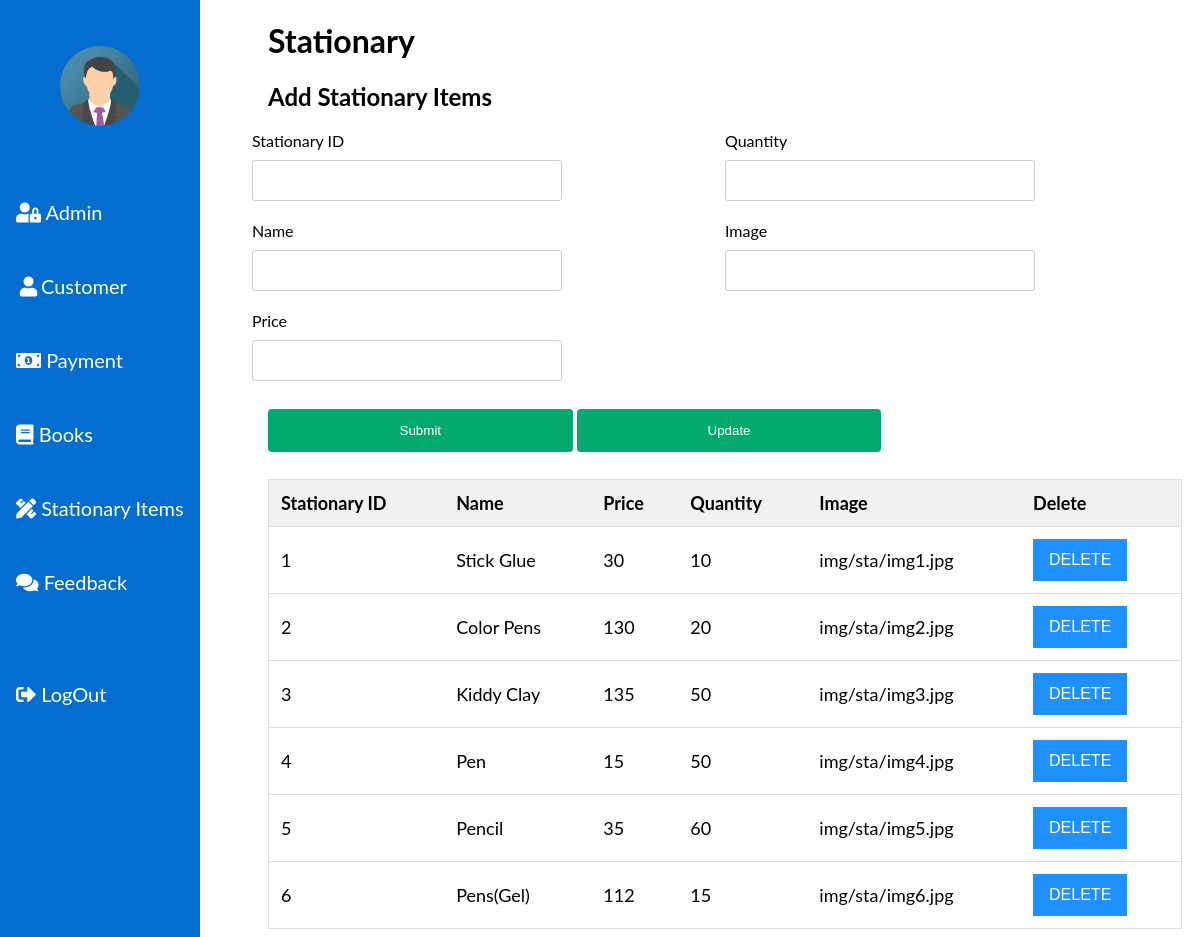
/Admin/stitems.php, run on the app's committed database.
### tables this page shows
CREATE TABLE `stationary` (
  `SID` int(11) NOT NULL,
  `s_name` varchar(100) NOT NULL,
  `s_price` double NOT NULL,
  `s_quantity` int(11) NOT NULL,
  `s_image` varchar(200) NOT NULL
);

### Admin/stitems.php (the view, shortened to what this page needs)
<!DOCTYPE html>
<html lang="en">
<head>
    <link rel="stylesheet" href="https://pro.fontawesome.com/releases/v5.10.0/css/all.css"/>
    <link rel="stylesheet" href="styles/admin.css">
    <link rel="stylesheet" href="admin.css">
</head>
<body>
<?php include 'sidebar.php';?>
<div class="main">
  <h1>Stationary</h1>
  <div class="container">
    <h2>Add Stationary Items</h2>
  <form action="" method="POST">
    <div class="row">
        <div class="col-50">
          <label >Stationary ID</label>
          <input type="text"  name="stid" placeholder="">
          <label >Name</label>
          <input type="text"  name="name" placeholder="">
          <label >Price</label>
          <input type="text"  name="price" placeholder="">
        </div>
        <div class="col-50">
            <label >Quantity</label>
            <input type="text"  name="quantity" placeholder="">
            <label >Image</label>
            <input type="text"  name="image" placeholder="">
          </div>
      </div>
      <div class="col-50">
    <input type="submit" name="submit" value="Submit">
    <input type="submit" name="edit_btn" value="Update">
</div>
  </form>
</div>
<br>
  <div>
<?php
$conn = mysqli_connect("localhost","root","","bookstore");
  $query ="SELECT* FROM stationary";
  $query_run= mysqli_query($conn, $query);
?>
<table id="myTable">
  <tr class="header">
    <th>Stationary ID</th>
    <th>Name</th>
    <th>Price</th>
    <th>Quantity</th>
    <th>Image</th>
    <th>Delete</th>
  </tr>
   <?php
   if(mysqli_num_rows($query_run)>0)
   {
     while($row =mysqli_fetch_assoc($query_run))
     {
       ?>
      <tr>
      <td><?php echo $row['SID']?></td>
      <td><?php echo $row['s_name']?></td>
      <td><?php echo $row['s_price']?></td>
      <td><?php echo $row['s_quantity']?></td>
      <td><?php echo $row['s_image']?></td>
      <td>
      <form action="" method ="POST">
      <button type="submit" name="delete_btn" class="btn">DELETE</button>
      </form>
      </td>
  </tr>
<?php
     }
    }
    else{
      echo"No record found";
    }
     ?>
</table>
</div>
</div>
</body>
</html>
</body>
</html>

### Admin/sidebar.php (shortened to what this page needs)
<!DOCTYPE html>
<html lang="en">
<head>
    <link rel="stylesheet" href="https://pro.fontawesome.com/releases/v5.10.0/css/all.css"/>
    <link rel="stylesheet" href="admin.css">
</head>
<body>
<div class="sidebar">
  <img src="img_avatar.png" alt="Avatar" class="avatar">
  <br><br>
  <a href="admin.php"><i class="fas fa-user-lock"></i> Admin</a>
  <br><br>
  <a href="Customer.php"><i class="fa fa-fw fa-user"></i>Customer</a>
  <br><br>
  <a href="Payment.php"><i class="fas fa-money-bill-alt"></i> Payment</a>
  <br><br>
  <a href="Books.php"><i class="fas fa-book"></i> Books</a>
  <br><br>
  <a href="stitems.php"><i class="fas fa-pencil-ruler"></i> Stationary Items</a>
  <br><br>
  <a href="feedback.php"><i class="fas fa-comments"></i> Feedback</a>
  <br><br><br><br>
  <a href="logout.php"><i class="fas fa-sign-out-alt"></i> LogOut</a>
</div>
</body>
</html>

### Admin/styles/admin.css (style rules this page uses)
.main { margin-left: 250px; padding: 0px 10px; }
.btn { background-color: DodgerBlue; border: none; color: white; padding: 12px 16px; font-size: 16px; cursor: pointer; }
#myTable { border-collapse: collapse; width: 100%; border: 1px solid #ddd; font-size: 18px; }
#myTable th, #myTable td { text-align: left; padding: 12px; }
#myTable tr { border-bottom: 1px solid #ddd; }
#myTable tr.header, #myTable tr:hover { background-color: #f1f1f1; }

### Admin/admin.css (style rules this page uses)
body { font-family: "Lato", sans-serif; }
.main { margin-left: 250px; padding: 0px 10px; }
.sidebar { height: 100%; width: 200px; position: fixed; z-index: 1; top: 0; left: 0; background-color: #046ed0; overflow-x: hidden; padding-top: 16px; }
.sidebar a { padding: 6px 10px 6px 16px; text-decoration: none; font-size: 20px; color: #ffffff; display: block; }
.sidebar .avatar { display: block; margin-left: auto; margin-right: auto; margin-top: 30px; margin-bottom: 30px; width: 80px; height: 80px; border-radius: 50%; }

### Admin/stitems.php (style rules this page uses)
.row { display: -ms-flexbox; display: flex; -ms-flex-wrap: wrap; flex-wrap: wrap; margin: 0 -16px; }
.col-50 { -ms-flex: 50%; flex: 50%; }
input[type=text], select { width:60%; margin-bottom: 20px; padding: 12px; border: 1px solid #ccc; border-radius: 3px; }
input[type=submit] { width: 33.33%; background-color: #04AA6D; color: white; padding: 14px 20px; margin: 8px 0; border: none; border-radius: 4px; cursor: pointer; }
label { margin-bottom: 10px; display: block; }

### data on the page
stationary: SID "1", s_name "Stick Glue", s_price "30", s_quantity "10", s_image "img/sta/img1.jpg"
stationary: SID "2", s_name "Color Pens", s_price "130", s_quantity "20", s_image "img/sta/img2.jpg"
stationary: SID "3", s_name "Kiddy Clay", s_price "135", s_quantity "50", s_image "img/sta/img3.jpg"
stationary: SID "4", s_name "Pen", s_price "15", s_quantity "50", s_image "img/sta/img4.jpg"
stationary: SID "5", s_name "Pencil", s_price "35", s_quantity "60", s_image "img/sta/img5.jpg"
stationary: SID "6", s_name "Pens(Gel)", s_price "112", s_quantity "15", s_image "img/sta/img6.jpg"
